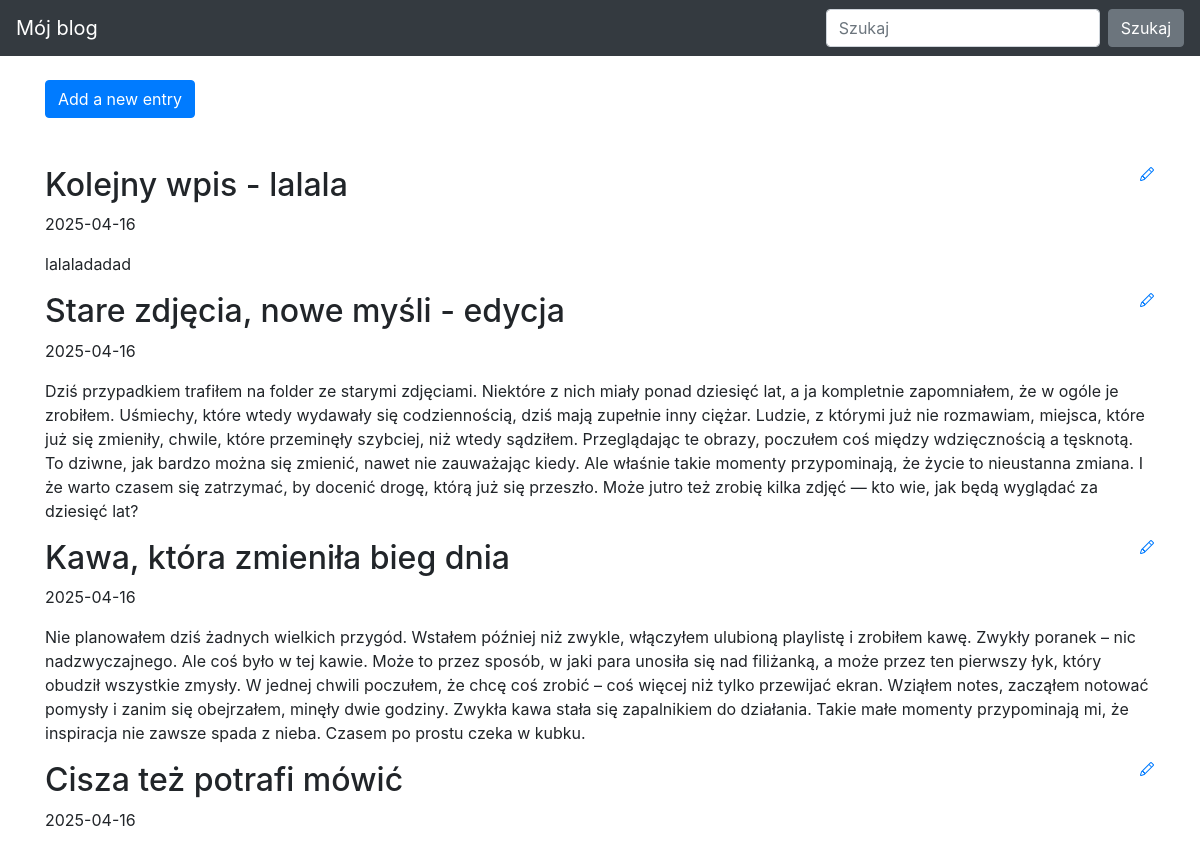
Before: / (upper part) with the older database file.
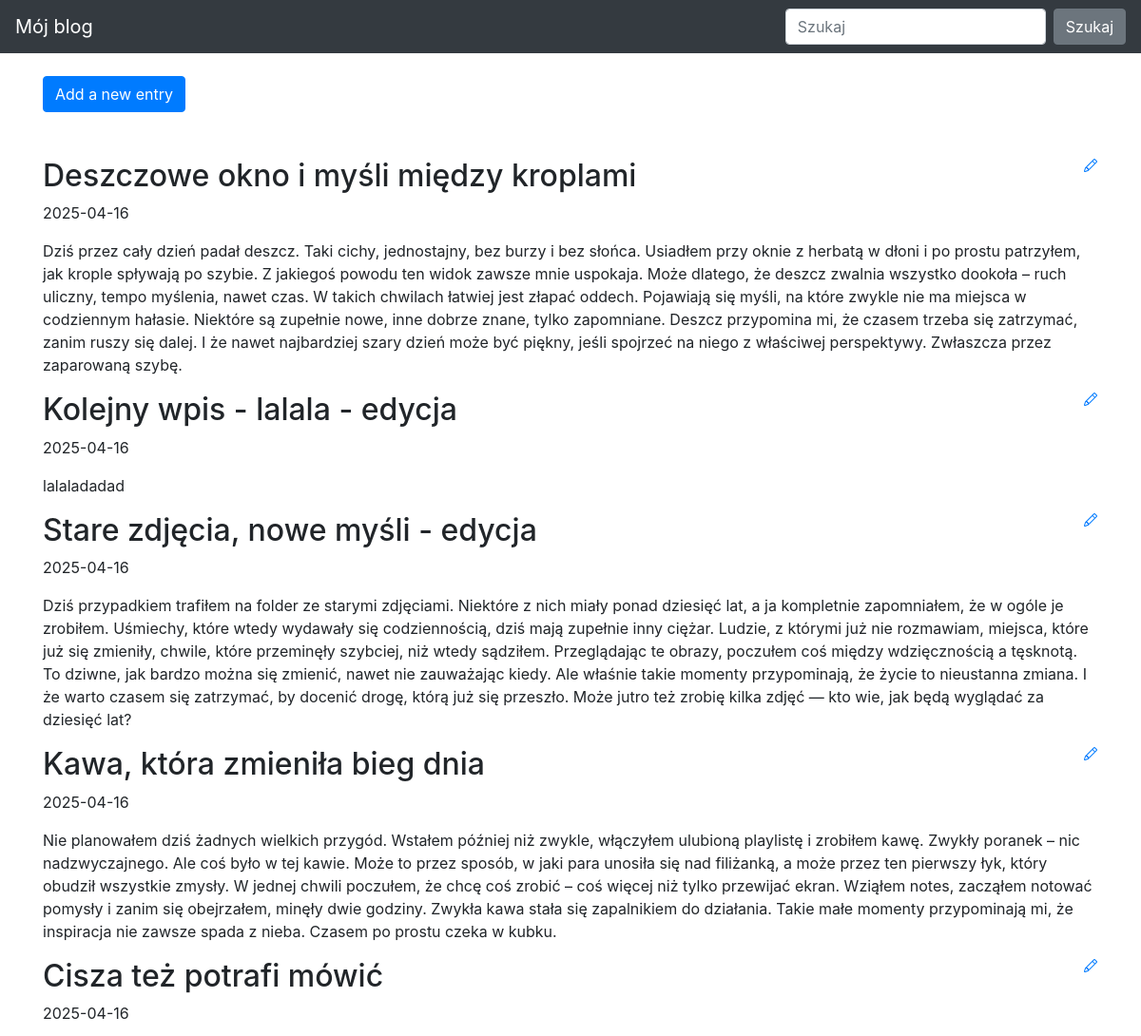
After: the same page with the newer database file.
### blog/models.py (models this page shows)
class Entry(db.Model):
    id = db.Column(db.Integer, primary_key=True)
    title = db.Column(db.String(80), nullable=False)
    body = db.Column(db.Text, nullable=False)
    pub_date = db.Column(db.DateTime, nullable=False,
                         default=datetime.datetime.utcnow)
    is_published = db.Column(db.Boolean, default=False)

### blog/routes.py (the view)
@app.route("/")
def index():
    all_posts = Entry.query.filter_by(is_published=True).order_by(Entry.pub_date.desc())
    return render_template("homepage.html", all_posts=all_posts)

### blog/templates/homepage.html (shortened to what this page needs)
{% extends "base.html" %}
{% block content %}
<div class="mb-5">
    <a href="{{ url_for('create_entry') }}" class="btn btn-primary">Add a new entry</a>
</div>
{% for post in all_posts %}
<div>
   <div>
       <h2 class="d-inline-block">{{ post.title }}</h2>
       <a href="{{ url_for('edit_entry', entry_id=post.id) }}">
       </a>
   </div>
   <p>{{ post.pub_date.strftime('%Y-%m-%d') }}</p>
   <p>
       {{ post.body}}
   </p>
</div>
{% endfor %}
{% endblock %}

### blog/templates/base.html (shortened to what this page needs)
<!doctype html>
<html lang="en">
<head>
 <link rel="stylesheet" href="https://stackpath.bootstrapcdn.com/bootstrap/4.5.0/css/bootstrap.min.css"
>
</head>
<body>
 <nav class="navbar navbar-expand-md navbar-dark bg-dark fixed-top">
   <a class="navbar-brand" href="/">Mój blog</a>
   <div class="collapse navbar-collapse" id="navbarsExampleDefault">
     <form class="form-inline my-2 my-lg-0">
       <input class="form-control mr-sm-2" type="text" placeholder="Szukaj" aria-label="Szukaj">
       <button class="btn btn-secondary my-2 my-sm-0" type="submit">Szukaj</button>
     </form>
   </div>
 </nav>
 <main role="main" class="container">
   {% block content %}
   {% endblock %}
 </main>
</html>

### blog/templates/base.html (style rules this page uses)
body { padding-top: 5rem; }

Changed rows visible on the page:
added Entry: title "Deszczowe okno i myśli między kroplami", pub_date "2025-04-16", body "Dziś przez cały dzień padał deszcz. Taki cichy, jednostajny, bez burzy i bez słońca. Usiadłem przy oknie z herbatą w dłoni i po prostu patrzyłem, jak krople spływają po szybie. Z jakiegoś powodu ten widok zawsze mnie uspokaja. Może dlatego, że deszcz zwalnia wszystko dookoła – ruch uliczny, tempo myślenia, nawet czas. W takich chwilach łatwiej jest złapać oddech. Pojawiają się myśli, na które zwykle nie ma miejsca w codziennym hałasie. Niektóre są zupełnie nowe, inne dobrze znane, tylko zapomniane. Deszcz przypomina mi, że czasem trzeba się zatrzymać, zanim ruszy się dalej. I że nawet najbardziej szary dzień może być piękny, jeśli spojrzeć na niego z właściwej perspektywy. Zwłaszcza przez…"
changed Entry "lalaladadad": title "Kolejny wpis - lalala" → "Kolejny wpis - lalala - edycja"
